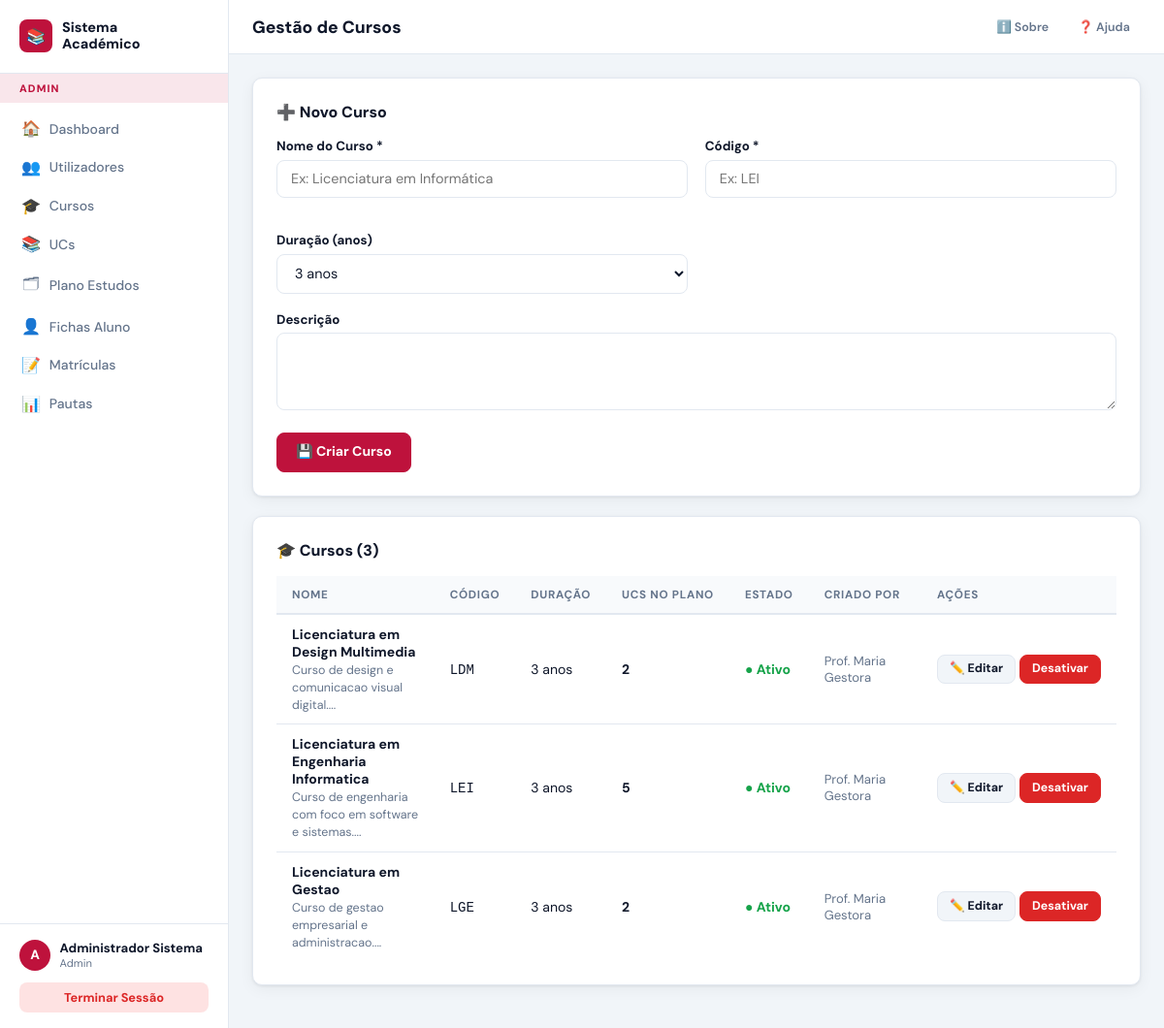
/cursos.php (signed in), run on the app's committed database.
### tables this page shows
CREATE TABLE `cursos` (
  `id` INT UNSIGNED NOT NULL AUTO_INCREMENT,
  `nome` VARCHAR(200) NOT NULL,
  `codigo` VARCHAR(20) NOT NULL,
  `descricao` TEXT,
  `duracao_anos` TINYINT UNSIGNED NOT NULL DEFAULT 3,
  `ativo` TINYINT(1) NOT NULL DEFAULT 1,
  `criado_por` INT UNSIGNED NOT NULL,
  `criado_em` DATETIME NOT NULL DEFAULT CURRENT_TIMESTAMP,
  PRIMARY KEY (`id`),
  UNIQUE KEY `uq_codigo_curso` (`codigo`),
  FOREIGN KEY (`criado_por`) REFERENCES `utilizadores`(`id`)
);

CREATE TABLE `utilizadores` (
  `id` INT UNSIGNED NOT NULL AUTO_INCREMENT,
  `nome` VARCHAR(150) NOT NULL,
  `email` VARCHAR(150) NOT NULL,
  `password_hash` VARCHAR(255) NOT NULL,
  `perfil` ENUM('aluno','funcionario','gestor','admin') NOT NULL DEFAULT 'aluno',
  `ativo` TINYINT(1) NOT NULL DEFAULT 1,
  `criado_em` DATETIME NOT NULL DEFAULT CURRENT_TIMESTAMP,
  PRIMARY KEY (`id`),
  UNIQUE KEY `uq_email` (`email`)
);

### auth.php (called while the page is built, shortened)
<?php
function e(string $s): string {
    return htmlspecialchars($s, ENT_QUOTES|ENT_SUBSTITUTE, 'UTF-8');
}

### cursos.php (the view, shortened to what this page needs)
<?php
require_once __DIR__ . '/../../includes/auth.php';
$db  = getDB();
$editar = null;
$cursos = $db->query('SELECT c.*,u.nome as criador,(SELECT COUNT(*) FROM plano_estudos pe WHERE pe.curso_id=c.id) as num_ucs FROM cursos c JOIN utilizadores u ON c.criado_por=u.id ORDER BY c.nome')->fetchAll();
include __DIR__ . '/../../includes/header.php';
?>
<div class="card">
  <div class="card-hd"><?= $editar ? '✏️ Editar Curso' : '➕ Novo Curso' ?></div>
  <form method="post">
    <div class="g2">
      <div class="fg"><label>Nome do Curso *</label><input type="text" name="nome" value="<?= e($editar['nome']??'') ?>" placeholder="Ex: Licenciatura em Informática" required></div>
      <div class="fg"><label>Código *</label><input type="text" name="codigo" value="<?= e($editar['codigo']??'') ?>" placeholder="Ex: LEI" maxlength="20" required></div>
      <div class="fg"><label>Duração (anos)</label><select name="duracao_anos"><?php for($i=1;$i<=5;$i++): ?><option value="<?= $i ?>" <?= (($editar['duracao_anos']??3)==$i)?'selected':'' ?>><?= $i ?> anos</option><?php endfor; ?></select></div>
    </div>
    <div class="fg"><label>Descrição</label><textarea name="descricao"><?= e($editar['descricao']??'') ?></textarea></div>
    <div style="display:flex;gap:.75rem">
      <button type="submit" class="btn bp">💾 <?= $editar ? 'Atualizar' : 'Criar Curso' ?></button>
    </div>
  </form>
</div>
<div class="card">
  <div class="card-hd">🎓 Cursos (<?= count($cursos) ?>)</div>
  <?php if($cursos): ?>
  <div class="tbl-wrap"><table>
    <tr><th>Nome</th><th>Código</th><th>Duração</th><th>UCs no Plano</th><th>Estado</th><th>Criado por</th><th>Ações</th></tr>
    <?php foreach($cursos as $c): ?>
    <tr style="opacity:<?= $c['ativo']?1:.55 ?>">
      <td><strong><?= e($c['nome']) ?></strong><?php if($c['descricao']): ?><br><small style="color:#64748b;font-size:.78rem"><?= e(substr($c['descricao'],0,60)) ?>...</small><?php endif; ?></td>
      <td><code><?= e($c['codigo']) ?></code></td>
      <td><?= $c['duracao_anos'] ?> anos</td>
      <td><strong><?= $c['num_ucs'] ?></strong></td>
      <td><?= $c['ativo'] ? '<span style="color:#16a34a;font-weight:700">● Ativo</span>' : '<span style="color:#94a3b8">● Inativo</span>' ?></td>
      <td style="font-size:.82rem;color:#64748b"><?= e($c['criador']) ?></td>
      <td style="white-space:nowrap">
        <a href="?editar=<?= $c['id'] ?>" class="btn bn bsm">✏️ Editar</a>
        <form method="post" style="display:inline">
          <button type="submit" class="btn bsm <?= $c['ativo']?'bd':'bs' ?>"><?= $c['ativo']?'Desativar':'Ativar' ?></button>
        </form>
      </td>
    </tr>
    <?php endforeach; ?>
  </table></div>
  <?php else: ?><p class="empty">Sem cursos. Crie o primeiro acima.</p><?php endif; ?>
</div>
<?php include __DIR__ . '/../../includes/footer.php'; ?>

### data on the page
cursos: nome "Licenciatura em Design Multimedia", descricao "Curso de design e comunicacao visual digital.", codigo "LDM", duracao_anos "3", num_ucs "2", ativo "● Ativo", criado_por.nome "Prof. Maria Gestora"
cursos: nome "Licenciatura em Engenharia Informatica", descricao "Curso de engenharia com foco em software e sistemas.", codigo "LEI", duracao_anos "3", num_ucs "5", ativo "● Ativo", criado_por.nome "Prof. Maria Gestora"
cursos: nome "Licenciatura em Gestao", descricao "Curso de gestao empresarial e administracao.", codigo "LGE", duracao_anos "3", num_ucs "2", ativo "● Ativo", criado_por.nome "Prof. Maria Gestora"

### other printed values
$_perf "ADMIN"
$ico "🏠"
$lbl "Dashboard"
$ico "👥"
$lbl "Utilizadores"
$ico "🎓"
$lbl "Cursos"
$ico "📚"
$lbl "UCs"
$ico "🗂"
$lbl "Plano Estudos"
$ico "👤"
$lbl "Fichas Aluno"
$ico "📝"
$lbl "Matrículas"
